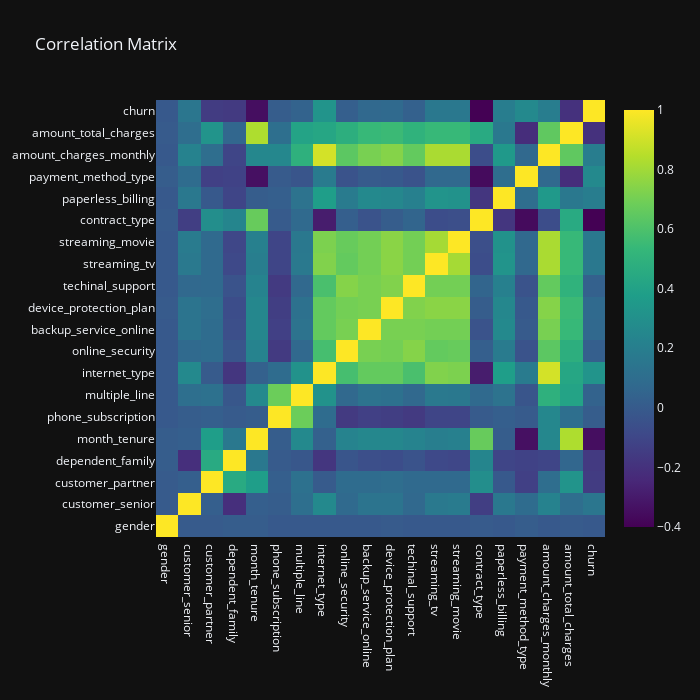

Notebook code for this chart:
### Markdown cell above
### Correlation matrix

### Code cell
import plotly.graph_objects as go 
from plotly.subplots import make_subplots

cor_matrix = df_mapped.drop(columns='id').corr().round(2)

fig = make_subplots(
    rows=1, cols=1,
    specs=[[{"type": "heatmap"}]])

fig.add_trace(go.Heatmap(z=cor_matrix.values, x=cor_matrix.columns, y=cor_matrix.columns, colorscale='Viridis'), row=1, col=1)

fig.update_layout(title='Correlation Matrix', width=700, height=700, template="plotly_dark")
fig.show()

### Figure 1 — Plotly figure (JSON) as saved in the notebook; plotly's stock layout.template omitted (floating-point values rounded to 4 significant figures; data arrays with more than 128 entries replaced by an {"elided": "..."} marker saying what was removed)
{"data": [{"colorscale": [[0, "#440154"], [0.1111, "#482878"], [0.2222, "#3e4989"], [0.3333, "#31688e"], [0.4444, "#26828e"], [0.5556, "#1f9e89"], [0.6667, "#35b779"], [0.7778, "#6ece58"], [0.8889, "#b5de2b"], [1, "#fde725"]], "type": "heatmap", "x": ["gender", "customer_senior", "customer_partner", "dependent_family", "month_tenure", "phone_subscription", "multiple_line", "internet_type", "online_security", "backup_service_online", "device_protection_plan", "techinal_support", "streaming_tv", "streaming_movie", "contract_type", "paperless_billing", "payment_method_type", "amount_charges_monthly", "amount_total_charges", "churn"], "xaxis": "x", "y": ["gender", "customer_senior", "customer_partner", "dependent_family", "month_tenure", "phone_subscription", "multiple_line", "internet_type", "online_security", "backup_service_online", "device_protection_plan", "techinal_support", "streaming_tv", "streaming_movie", "contract_type", "paperless_billing", "payment_method_type", "amount_charges_monthly", "amount_total_charges", "churn"], "yaxis": "y", "z": {"elided": "20x20 float values"}}], "layout": {"height": 700, "title": {"text": "Correlation Matrix"}, "width": 700, "xaxis": {"anchor": "y", "domain": [0, 1]}, "yaxis": {"anchor": "x", "domain": [0, 1]}}}
